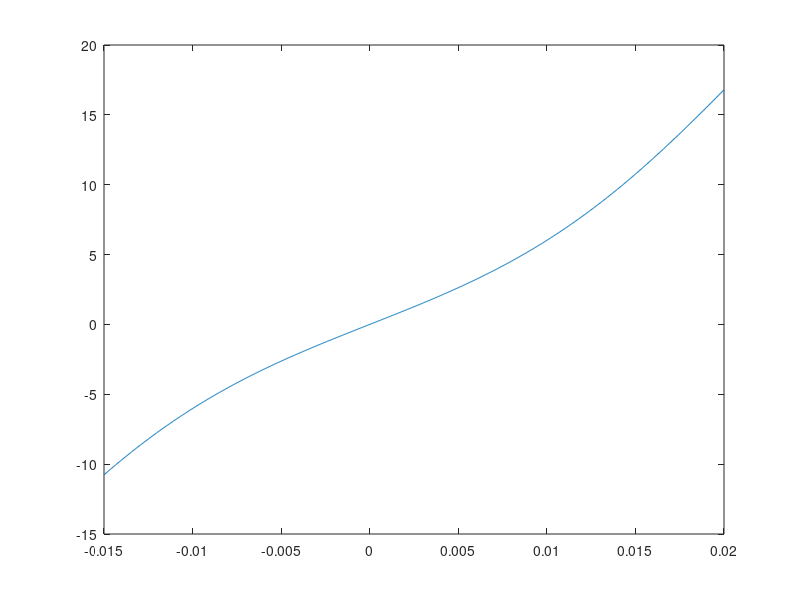

The MATLAB source for this figure:
clear all;close all;clc;


a1 = 2e3;
a2 = 1e3;
a3 = -4.55e1;
epsilon = linspace(-0.015,0.02,1000);


k = a1 + a2.*((tanh((a3.*epsilon).^2))-1);
F = 0.5*k.*epsilon;

figure(1)
plot(epsilon,F)
axis([-0.015 0.02 -15 20])
